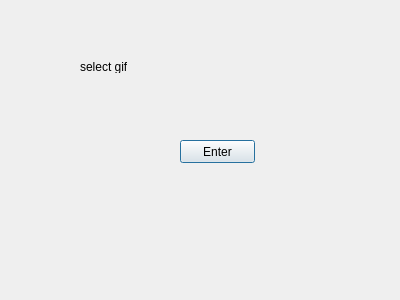
<?xml version="1.0" encoding="UTF-8"?>
<ui version="4.0">
 <class>getgift</class>
 <widget class="QDialog" name="getgift">
  <property name="geometry">
   <rect>
    <x>0</x>
    <y>0</y>
    <width>400</width>
    <height>300</height>
   </rect>
  </property>
  <property name="windowTitle">
   <string>Dialog</string>
  </property>
  <widget class="QLabel" name="label">
   <property name="geometry">
    <rect>
     <x>80</x>
     <y>60</y>
     <width>47</width>
     <height>13</height>
    </rect>
   </property>
   <property name="text">
    <string>select gift</string>
   </property>
  </widget>
  <widget class="QPushButton" name="pushButton">
   <property name="geometry">
    <rect>
     <x>180</x>
     <y>140</y>
     <width>75</width>
     <height>23</height>
    </rect>
   </property>
   <property name="text">
    <string>Enter</string>
   </property>
  </widget>
 </widget>
 <resources/>
 <connections/>
</ui>
